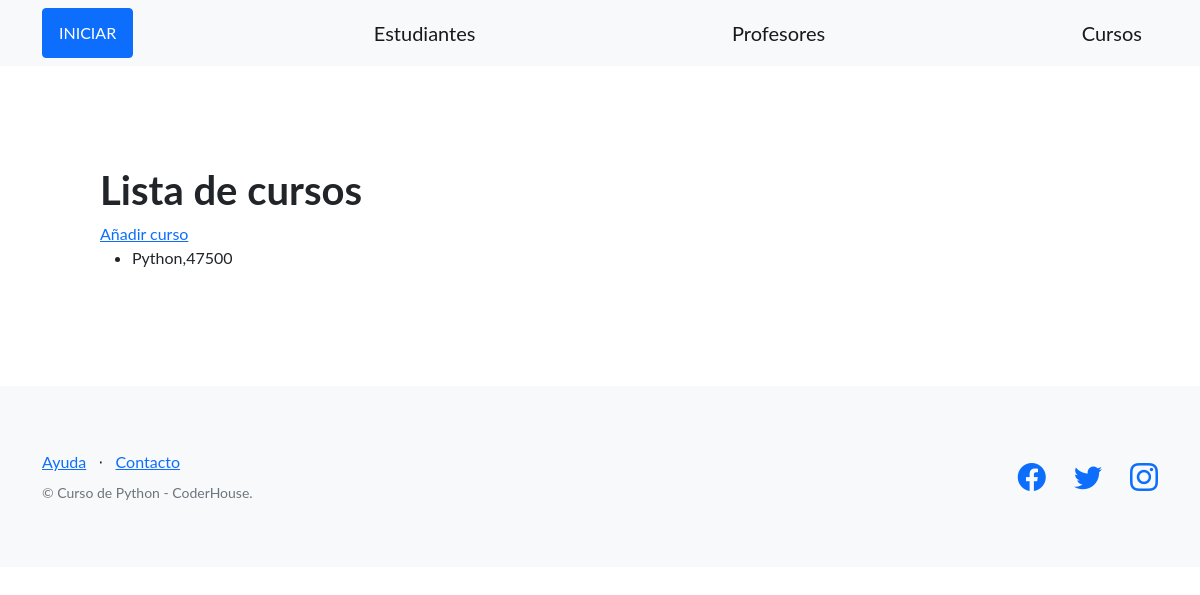
/curso, run on an earlier commit of the app's database.
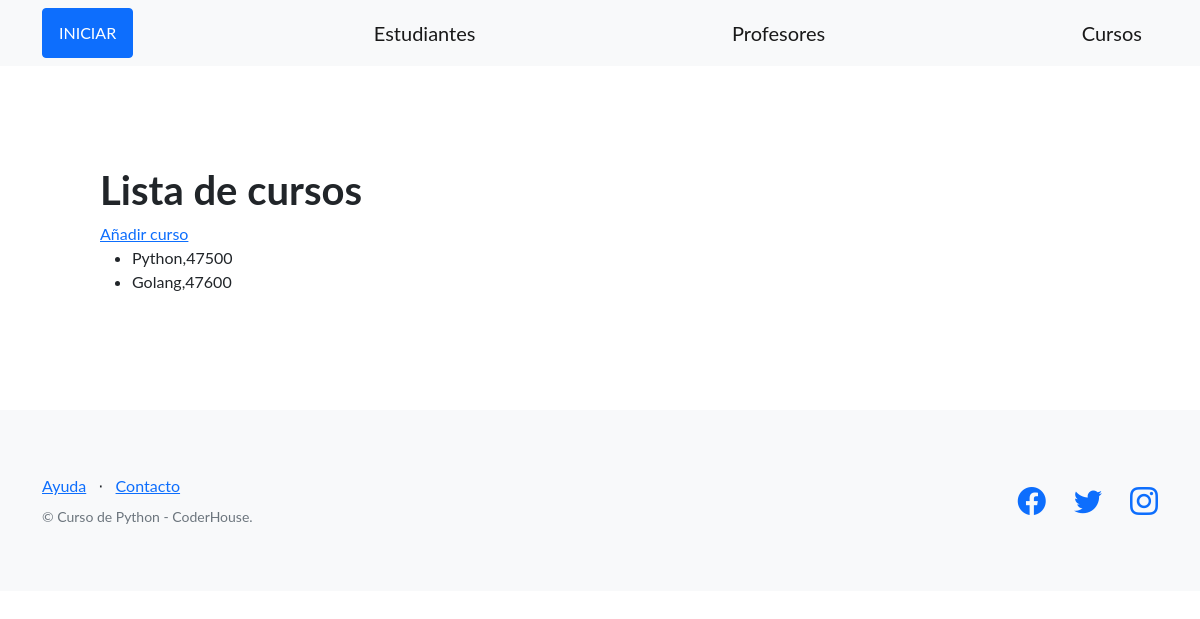
And on a later commit of the database.
### AppCoder/models.py (models this page shows, shortened)
class Curso(models.Model):
    nombre = models.CharField(max_length=64)
    camada = models.IntegerField(default=0)

### AppCoder/views.py (the view)
# urls.py: path('curso', listar_curso, name="listar_curso"),
def listar_curso(request):
    contexto1= {
        'cursos': Curso.objects.all()
    }
    return render(
    request=request,
    template_name='AppCoder/lista_cursos.html',
    context=contexto1,
    )

### AppCoder/templates/AppCoder/lista_cursos.html
{% extends "AppCoder/base.html" %}
{% block contenido %}
<section>
  <div>
    <h1>Lista de cursos</h1>
    <a href="{%url 'crear_curso' %}">Añadir curso</a>
    <ul>
      {% for cur in cursos %}
      <li>{{cur.nombre}},{{cur.camada}}</li>
      {% endfor %}
    </ul>
  </div>
</section>
{% endblock contenido %}

What changed in the data, as far as the page shows it:
added Curso: nombre "Golang", camada "47600"
